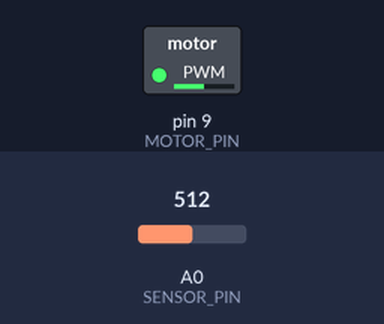
Simulated run of this sketch. Board: Arduino Uno, built with avr-gcc and run on an emulated ATmega328P. On the bench: switched loads named in the sketch (green lamp = pin HIGH). The test bench sets the inputs (shaded band); at power-on: A0 (SENSOR_PIN) = 512.

Above: at 1.2 s.
1.3 s: A0 (SENSOR_PIN) set to 716
At 2.5 s:
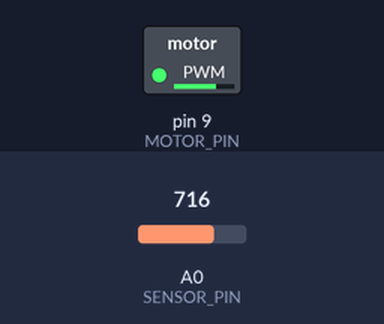
2.8 s: A0 (SENSOR_PIN) set to 900
At 3.6 s:
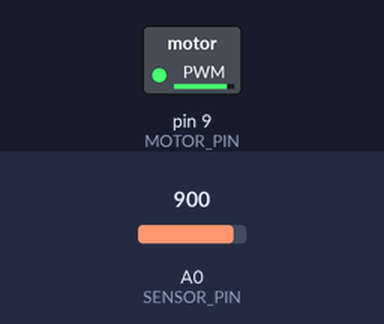
4.3 s: A0 (SENSOR_PIN) set to 122
At 4.8 s:
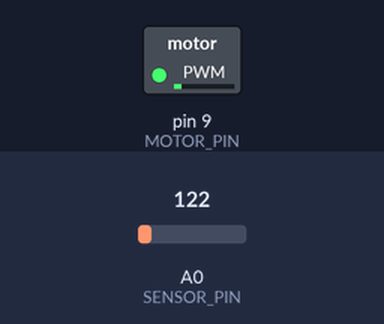
5.8 s: A0 (SENSOR_PIN) set to 0
At 7.0 s:
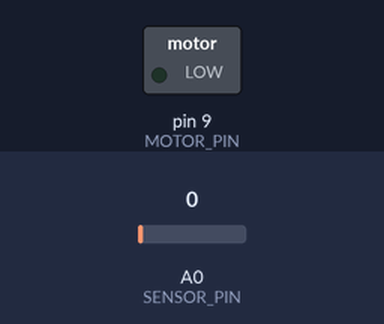
7.3 s: A0 (SENSOR_PIN) set to 511
At 8.2 s:
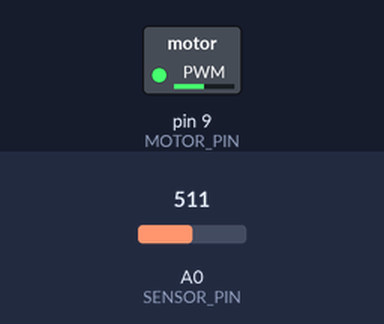
Timing chart, 0 to 9.8 s (numbered marks = the images above; inputs shaded):
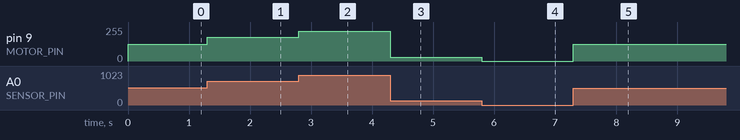

The sketch:

Sensor2Motor.ino
```cpp
// (licence header left out)
const int MOTOR_PIN  = 9;
const int SENSOR_PIN = A0;

void setup() {
  pinMode(MOTOR_PIN, OUTPUT);
}

void loop() {
  int sensor_value = analogRead(SENSOR_PIN);
  int speed_value  = map(sensor_value, 0, 1023, 0, 255);
  speed_value = constrain(speed_value, 0, 255);
  analogWrite(MOTOR_PIN, speed_value);
}
```

Measured:
- after the input at 1.3 s, pin 9 (MOTOR_PIN): 127/255 → 178/255 at once
- after the input at 2.8 s, pin 9 (MOTOR_PIN): 178/255 → 224/255 at once
- after the input at 4.3 s, pin 9 (MOTOR_PIN): 224/255 → 30/255 at once
- after the input at 5.8 s, pin 9 (MOTOR_PIN): 30/255 → 0/255 at once
- after the input at 7.3 s, pin 9 (MOTOR_PIN): 0/255 → 127/255 at once
